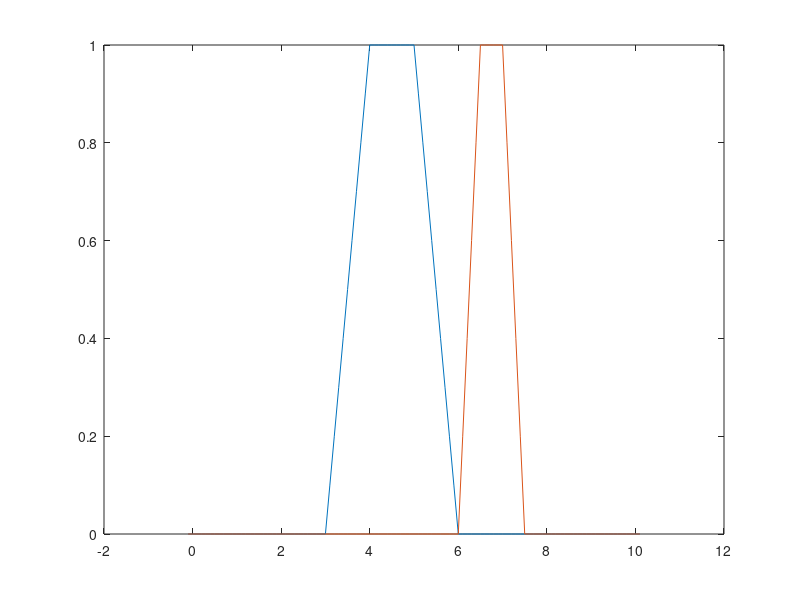
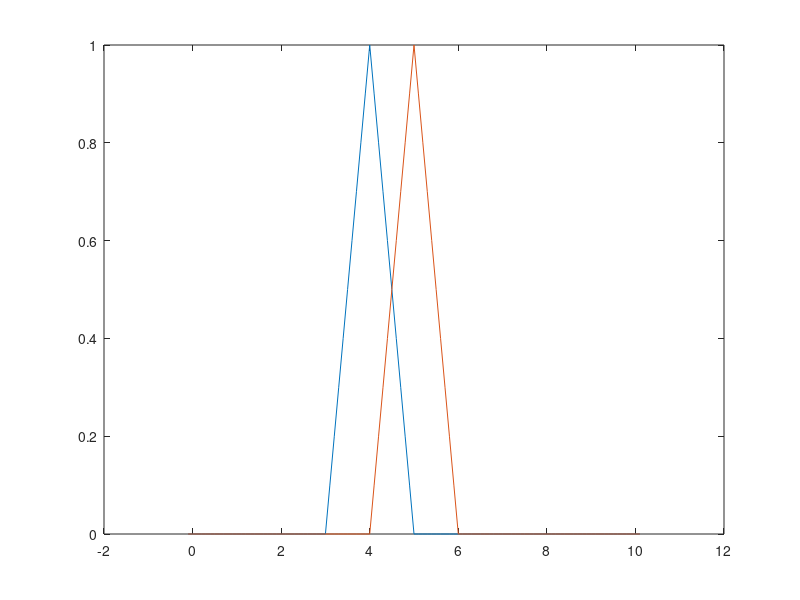
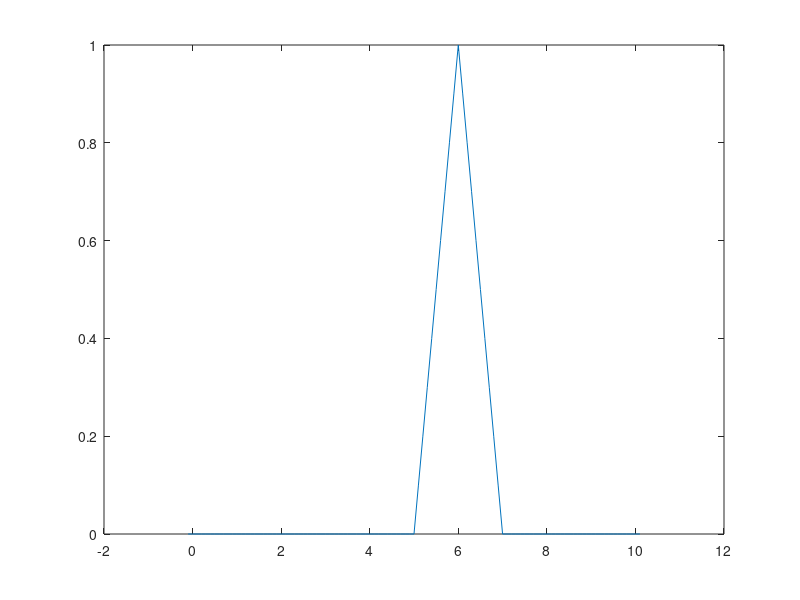
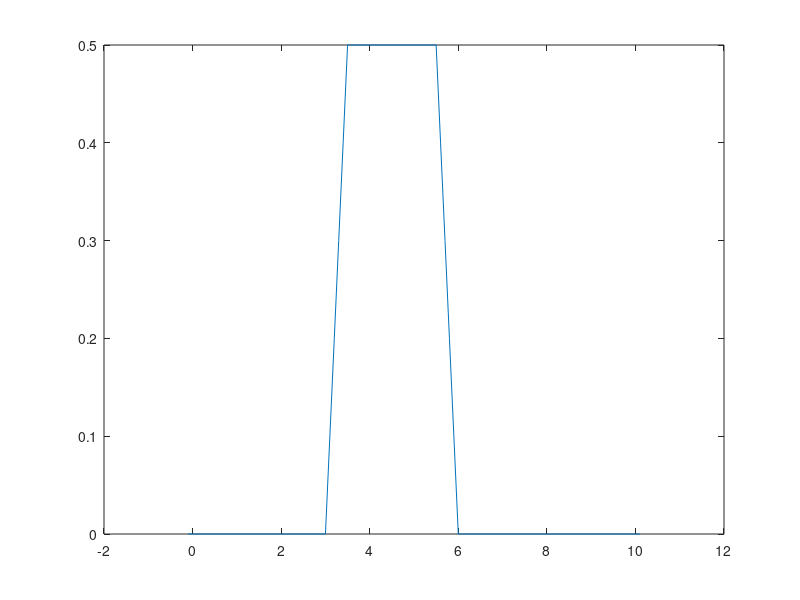

Source code (MATLAB) for these figures, in order:
close all;
clc;
clear all


a=-0.1;
b=10.1;
delta = 0.1;
x=(a:delta:b)' ;

for k =1:length(x)   
  young(k) = gaussmf(x(k), [20 0]);
  old(k) = gaussmf(x(k), [30 100]);
  veryyoung(k) = young(k) * young(k);
  veryold(k) = old(k) * old(k);
  y(k) = min(1 - veryyoung(k), 1- veryold(k)); 
  z(k) = min(veryyoung(k), veryold(k)); 
  
  a1(k) = trapmf(x(k), [3 4 5 6]);
  a2(k) = trapmf(x(k), [6 6.5 7 7.5]);
  c1(k) = trimf(x(k), [3 4 5]);
  c2(k) = trimf(x(k), [4 5 6]);
  alinha(k) = trimf(x(k), [5 6 7]);  
  clinha(k) =  max( min ( max(max( min(trimf(5.5, [5 6 7]), trapmf(5.5, [3 4 5 6])),
                               min(trimf(6.25, [5 6 7]), trapmf(6.25, [3 4 5 6]))),
                               min(trimf(6.75, [5 6 7]), trapmf(6.75, [3 4 5 6]))),
                               c1(k)),
                    min ( max(max( min(trimf(5.5, [5 6 7]), trapmf(5.5, [6 6.5 7 7.5])),
                               min(trimf(6.25, [5 6 7]), trapmf(6.25, [6 6.5 7 7.5]))),
                               min(trimf(6.75, [5 6 7]), trapmf(6.75, [6 6.5 7 7.5]))),
                               c2(k)));
end

#plot(x, young, x, old, x, y, x, z)

plot(x, a1, x, a2)

figure

plot(x, c1, x, c2)

figure

plot(x, alinha)

figure

plot(x, clinha)


